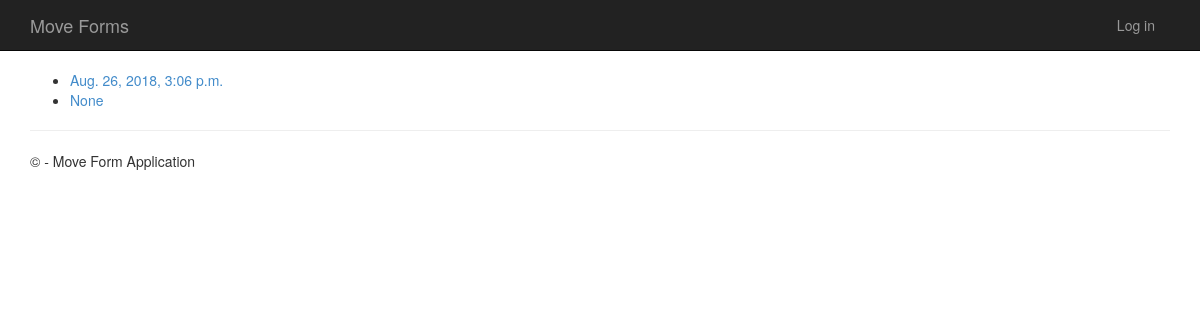
The app's page /mvforms/, older data.
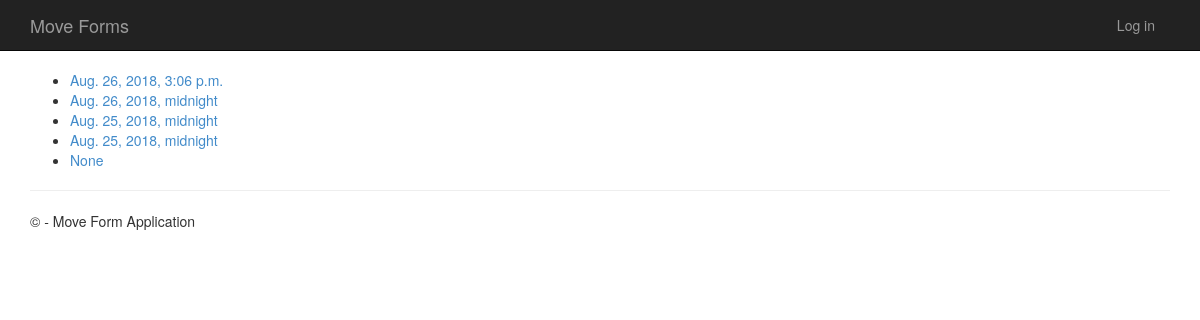
The same page, newer data.
### mvForms/models.py (models this page shows, shortened)
class moveForm(models.Model):
    First_Name = models.CharField(max_length=100)
    Last_Name = models.CharField(max_length=200)
    userID = models.AutoField
    eMail = models.EmailField()
    Citizenship = models.CharField(max_length = 100)
    Company = models.CharField(max_length = 200)
    Manager = models.CharField(max_length = 200)
    subPOC = models.CharField(max_length = 200)
    program = models.CharField(max_length = 200)
    location = models.CharField(max_length = 200)
    phoneNum = models.IntegerField()
    faaBadge = models.CharField(max_length = 200)
    faaParking = models.CharField(max_length = 200)
    comments = models.TextField(max_length = 1500)
    publication_date = models.DateTimeField()

### mvForms/views.py (the view)
# urls.py: path('', views.index, name='index'),
def index(request):
    latest_moveForm_list = moveForm.objects.order_by('-publication_date')[:5]
    context = {
            'latest_moveForm_list' : latest_moveForm_list,
        }
    return render(request, 'index.html', context)

### mvForms/templates/index.html (shortened to what this page needs)
﻿{% extends 'layout.html' %}
    {% load staticfiles %}
{% block content %}
<body>
{% if latest_moveForm_list %}
    <ul>
    {% for moveform in latest_moveForm_list %}
        <li><a href="{% url 'mvForms:detail' moveform.id %}">{{ moveform.fName }}  {{ moveform.publication_date }}</a></li>
    {% endfor %}
    </ul>
{% else %}
    <p>No move forms available are available.</p>
{% endif %}
</body>
{% endblock %}

### mvForms/templates/layout.html (shortened to what this page needs)
﻿<!DOCTYPE html>
<html>
<head>
    {% load staticfiles %}
    <link rel="stylesheet" type="text/css" href="{% static 'content/bootstrap.min.css' %}" />
    <link rel="stylesheet" type="text/css" href="{% static 'content/site.css' %}" />
</head>
<body>
    <div class="navbar navbar-inverse navbar-fixed-top">
        <div class="container">
            <div class="navbar-header">
                <a href="/" class="navbar-brand">Move Forms</a>
            </div>
            <div class="navbar-collapse collapse">
                {% include 'loginpartial.html' %}
            </div>
        </div>
    </div>
    <div class="container body-content">
{% block content %}{% endblock %}
        <hr/>
        <footer>
            <p>&copy; {{ year }} - Move Form Application</p>
        </footer>
    </div>
</body>
</html>

### mvForms/templates/loginpartial.html
{% if user.is_authenticated %}
<form id="logoutForm" action="/logout" method="post" class="navbar-right">
    {% csrf_token %}
    <ul class="nav navbar-nav navbar-right">
        <li><span class="navbar-brand">Hello {{ user.username }}!</span></li>
        <li><a href="javascript:document.getElementById('logoutForm').submit()">Log off</a></li>
    </ul>
</form>
{% else %}
<ul class="nav navbar-nav navbar-right">
    <li><a href="{% url 'login' %}">Log in</a></li>
</ul>
{% endif %}

### mvForms/static/content/site.css (style rules this page uses)
body { padding-top: 50px; padding-bottom: 20px; }
.body-content { padding-left: 15px; padding-right: 15px; }

Row changes from the older to the newer data that the page shows:
added moveForm: publication_date "Aug. 26, 2018, midnight"
added moveForm: publication_date "Aug. 25, 2018, midnight"
added moveForm: publication_date "Aug. 25, 2018, midnight"
